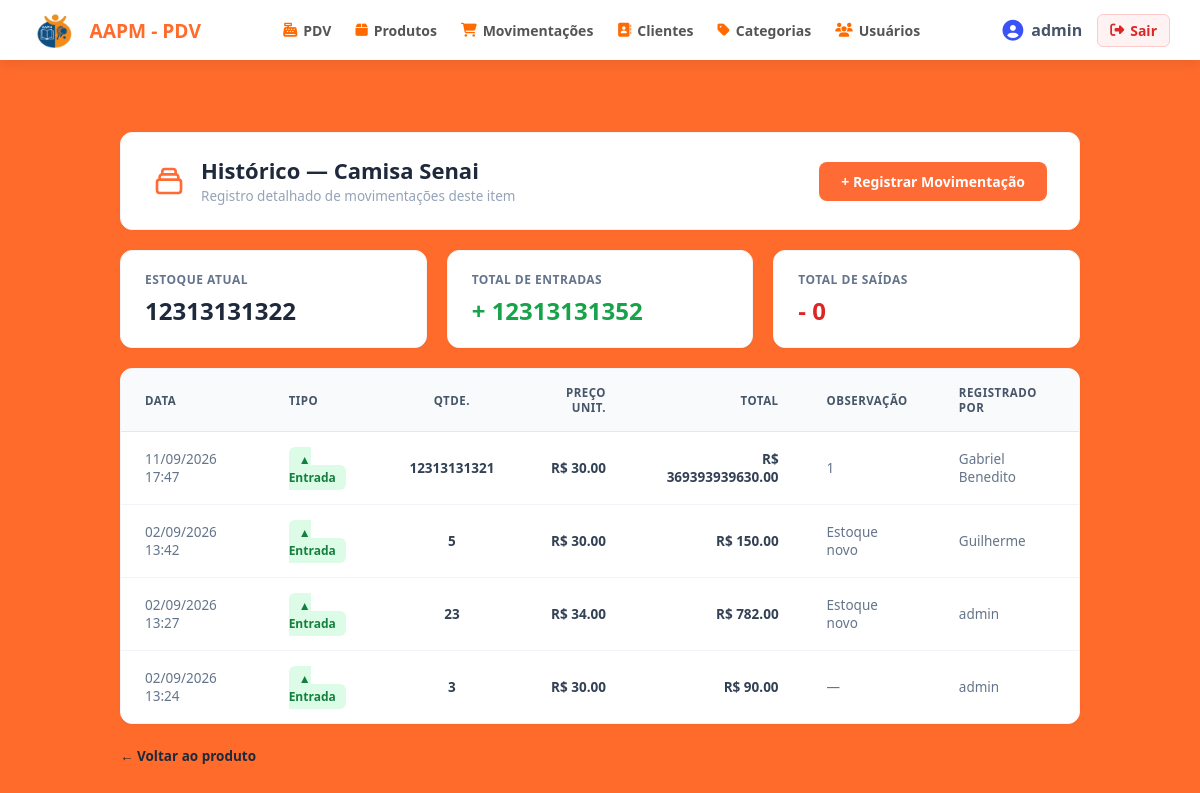
Screenshot of /movimentacoes/produto/1 (signed in) with the database file from the repository.
### app/models/produto.py (models this page shows, shortened)
class Produto(Base):
    __tablename__ = "produtos"
    id = Column(Integer, primary_key=True, autoincrement=True, index=True)
    nome = Column(String(150), nullable=False, index=True)
    preco = Column(Float, nullable=False, default=0.0)
    estoque_atual = Column(Integer, nullable=False, default=0)
    ativo = Column(Boolean, default=True)
    imagem_path = Column(String(255), nullable=True)
    categoria_id = Column(Integer, ForeignKey("categorias.id", ondelete="SET NULL"), nullable=True )
    categoria = relationship("Categoria", back_populates="produtos")

### app/models/movimentacao.py (models this page shows, shortened)
class Movimentacao(Base):
    __tablename__ = "movimentacoes"
    id         = Column(Integer, primary_key=True, index=True)
    tipo       = Column(
        Enum(TipoMovimentacao),
        nullable=False
    )
    quantidade = Column(Integer, nullable=False)
    preco_unitario = Column(Float, nullable=False, default=0.0)
    observacao = Column(String(255), nullable=True)
    criado_em  = Column(DateTime, server_default=func.now())
    produto_id = Column(
        Integer,
        ForeignKey("produtos.id", ondelete="CASCADE"),
        nullable=False
    )
    usuario_id = Column(
        Integer,
        ForeignKey("usuarios.id", ondelete="SET NULL"),
        nullable=True
    )
    produto = relationship("Produto", backref="movimentacoes")
    usuario = relationship("Usuario", backref="movimentacoes")

### app/models/usuarios.py (models this page shows)
class Usuario(Base):
    __tablename__ = "usuarios"
    id = Column(Integer, primary_key=True, autoincrement=True)
    nome = Column(String(100), nullable=False)
    email = Column(String(150), unique=True, nullable=False)
    senha_hash = Column(String(255), nullable=False)
    role = Column(String(20), nullable=False, default="operador")
    ativo = Column(Boolean, default=True)
    criando_em = Column(DateTime, server_default=func.now())

### app/controllers/movimentacao_controller.py (the view)
@router.get("/produto/{produto_id}")
def historico_produto(
    produto_id: int,
    request: Request,
    db: Session = Depends(get_db),
    usuario = Depends(get_usuario_logado)
):
    produto = db.query(Produto).filter(Produto.id == produto_id).first()
    if not produto:
        return RedirectResponse(url="/produtos", status_code=302)
    movimentacoes = (
        db.query(Movimentacao)
        .filter(Movimentacao.produto_id == produto_id)
        .order_by(Movimentacao.id.desc())
        .all()
    )
    total_entradas = sum(
        m.quantidade for m in movimentacoes
        if m.tipo == TipoMovimentacao.ENTRADA
    )
    total_saidas = sum(
        m.quantidade for m in movimentacoes
        if m.tipo == TipoMovimentacao.SAIDA
    )
    return templates.TemplateResponse(
        request,
        "movimentacoes/historico.html",
        {
            "request":        request,
            "usuario":        usuario,
            "produto":        produto,
            "movimentacoes":  movimentacoes,
            "total_entradas": total_entradas,
            "total_saidas":   total_saidas,
        }
    )

### app/templates/movimentacoes/historico.html (shortened to what this page needs)
{% extends "base.html" %}
{% block content %}
<link rel="stylesheet" href="{{ url_for('static', path='css/historico_produtos.css') }}">
<div class="historico-wrapper">
    <div class="hist-header-card">
        <div class="hist-header-left">
            <div>
                <h1 class="hist-header-title">Histórico — {{ produto.nome }}</h1>
                <p class="hist-header-subtitle">Registro detalhado de movimentações deste item</p>
            </div>
        </div>
        <a href="/movimentacoes/nova?produto_id={{ produto.id }}" class="hist-btn-primary">
            + Registrar Movimentação
        </a>
    </div>
    <div class="hist-metrics-grid">
        <div class="metric-card">
            <span class="metric-label">Estoque Atual</span>
            <span class="metric-value">{{ produto.estoque_atual }}</span>
        </div>
        <div class="metric-card">
            <span class="metric-label">Total de Entradas</span>
            <span class="metric-value entrada">+ {{ total_entradas }}</span>
        </div>
        <div class="metric-card">
            <span class="metric-label">Total de Saídas</span>
            <span class="metric-value saida">- {{ total_saidas }}</span>
        </div>
    </div>
    <div class="hist-table-card">
        <table class="hist-table">
            <thead>
                <tr>
                    <th>DATA</th>
                    <th>TIPO</th>
                    <th style="text-align: center;">QTDE.</th>
                    <th style="text-align: right;">PREÇO UNIT.</th>
                    <th style="text-align: right;">TOTAL</th>
                    <th>OBSERVAÇÃO</th>
                    <th>REGISTRADO POR</th>
                </tr>
            </thead>
            <tbody>
                {% for m in movimentacoes %}
                <tr>
                    <td style="color: #64748b;">{{ m.criado_em.strftime('%d/%m/%Y %H:%M') }}</td>
                    <td>
                        {% if m.tipo.value == 'entrada' or m.tipo == 'entrada' %}
                            <span class="hist-badge-entrada">▲ Entrada</span>
                        {% else %}
                            <span class="hist-badge-saida">▼ Saída</span>
                        {% endif %}
                    </td>
                    <td style="text-align: center; font-weight: 600;">{{ m.quantidade }}</td>
                    <td style="text-align: right; font-weight: 600;">R$ {{ "%.2f"|format(m.preco_unitario) }}</td>
                    <td style="text-align: right; font-weight: 600;">R$ {{ "%.2f"|format(m.valor_total) }}</td>
                    <td style="color: #64748b;">{{ m.observacao or "—" }}</td>
                    <td style="color: #64748b;">{{ m.usuario.nome if m.usuario else "—" }}</td>
                </tr>
                {% endfor %}
            </tbody>
        </table>
    </div>
    <div class="hist-back-box">
        <a href="/produtos/{{ produto.id }}" class="hist-back-link">
            ← Voltar ao produto
        </a>
    </div>
</div>
{% endblock %}

### app/static/CSS/style.css (style rules this page uses)
* { margin: 0; padding: 0; box-sizing: border-box; font-family: 'Segoe UI', Tahoma, Geneva, Verdana, sans-serif; }
body { background-color: #ff6b2b; color: #1e293b; min-height: 100vh; display: flex; flex-direction: column; }

### app/static/CSS/historico_produtos.css (style rules this page uses)
.historico-wrapper { width: 100% !important; max-width: 1200px !important; margin: 32px auto !important; padding: 0 20px !important; box-sizing: border-box; font-family: -apple-system, BlinkMacSystemFont, "Segoe UI", Roboto, "Helvetica Neue", Arial, sans-serif; }
.hist-header-card { background-color: #ffffff; border-radius: 12px; padding: 24px 32px; box-shadow: 0 1px 3px rgba(0, 0, 0, 0.03); display: flex; justify-content: space-between; align-items: center; margin-bottom: 20px; border: 1px solid #f1f5f9; }
.hist-header-left { display: flex; align-items: center; gap: 16px; }
.hist-header-icon { width: 32px; height: 32px; }
.hist-header-title { font-size: 22px; font-weight: 700; color: #1e293b; margin: 0; line-height: 1.2; }
.hist-header-subtitle { font-size: 13.5px; color: #94a3b8; margin: 4px 0 0 0; }
.hist-btn-primary { background-color: #ff6b35; color: #ffffff !important; border: none; border-radius: 8px; padding: 10px 22px; font-size: 14px; font-weight: 600; text-decoration: none !important; display: inline-flex; align-items: center; gap: 8px; transition: background-color 0.2s; }
.hist-metrics-grid { display: grid; grid-template-columns: repeat(3, 1fr); gap: 20px; margin-bottom: 20px; }
.metric-card { background-color: #ffffff; border-radius: 12px; padding: 20px 24px; border: 1px solid #f1f5f9; box-shadow: 0 1px 3px rgba(0, 0, 0, 0.03); display: flex; flex-direction: column; gap: 6px; }
.metric-label { font-size: 12px; font-weight: 700; color: #64748b; text-transform: uppercase; letter-spacing: 0.5px; }
.metric-value { font-size: 24px; font-weight: 700; color: #1e293b; }
.metric-value.entrada { color: #16a34a; }
.metric-value.saida { color: #dc2626; }
.hist-table-card { background-color: #ffffff; border-radius: 12px; box-shadow: 0 1px 3px rgba(0, 0, 0, 0.03); overflow: hidden; border: 1px solid #f1f5f9; width: 100%; }
.hist-table { width: 100%; border-collapse: collapse; text-align: left; }
.hist-table th { background-color: #f8fafc; color: #475569; font-size: 11.5px; font-weight: 700; text-transform: uppercase; letter-spacing: 0.5px; padding: 16px 24px; border-bottom: 1px solid #e2e8f0; }
.hist-table td { padding: 18px 24px; border-bottom: 1px solid #f1f5f9; font-size: 13.5px; color: #334155; vertical-align: middle; }
.hist-table tr:last-child td { border-bottom: none; }
.hist-badge-entrada { background-color: #dcfce7; color: #15803d; padding: 4px 10px; border-radius: 6px; font-size: 12px; font-weight: 600; }
.hist-back-box { margin-top: 20px; }
.hist-back-link { color: #1e293b; font-size: 13.5px; font-weight: 600; text-decoration: none; display: inline-flex; align-items: center; gap: 6px; }

### rows the page displays
Produto: nome "Camisa Senai", estoque_atual "12313131322"
Movimentacao: criado_em "11/09/2026 17:47", tipo "▲ Entrada", quantidade "12313131321", preco_unitario "30.00", valor_total "369393939630.00", observacao "1", usuario "Gabriel Benedito"
Movimentacao: criado_em "02/09/2026 13:42", tipo "▲ Entrada", quantidade "5", preco_unitario "30.00", valor_total "150.00", observacao "Estoque novo", usuario "Guilherme"
Movimentacao: criado_em "02/09/2026 13:27", tipo "▲ Entrada", quantidade "23", preco_unitario "34.00", valor_total "782.00", observacao "Estoque novo", usuario "admin"
Movimentacao: criado_em "02/09/2026 13:24", tipo "▲ Entrada", quantidade "3", preco_unitario "30.00", valor_total "90.00", observacao "—", usuario "admin"

### other values shown
{{ usuario.nome if usuario else 'Usuário' }} "admin"
{{ total_entradas }} "12313131352"
{{ total_saidas }} "0"
